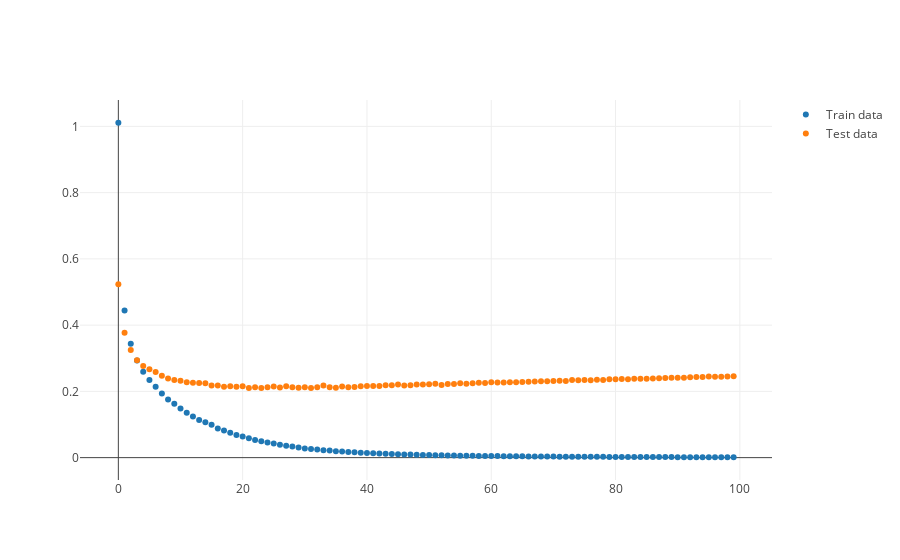
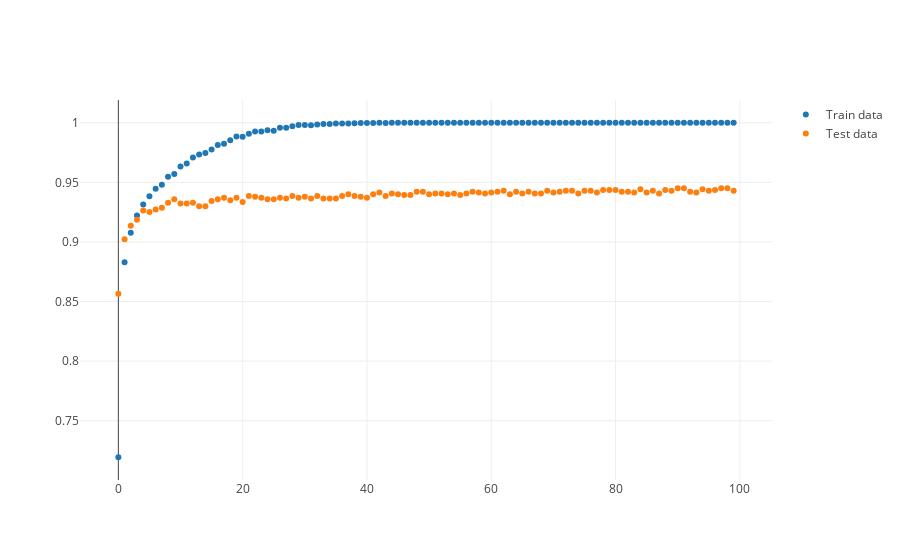

The code cell stored with these charts, in order, in its notebook:
### Code cell
from plotly.offline import iplot
import plotly.graph_objs as go
import numpy as np

enable_plotly_in_cell()
#
# Costs
data_train = go.Scatter(
    x=np.array(range(0,len(history.history['loss']))),
    y=history.history['loss'],
    mode='markers',
    name="Train data"
)
data_test = go.Scatter(
    x=np.array(range(0,len(history.history['val_loss']))),
    y=history.history['val_loss'],
    mode='markers',
    name="Test data"
)
iplot(dict(data=[data_train,data_test]))

#
# Costs
data_train = go.Scatter(
    x=np.array(range(0,len(history.history['acc']))),
    y=history.history['acc'],
    mode='markers',
    name="Train data"
)
data_test = go.Scatter(
    x=np.array(range(0,len(history.history['val_acc']))),
    y=history.history['val_acc'],
    mode='markers',
    name="Test data"
)
iplot(dict(data=[data_train,data_test]))
